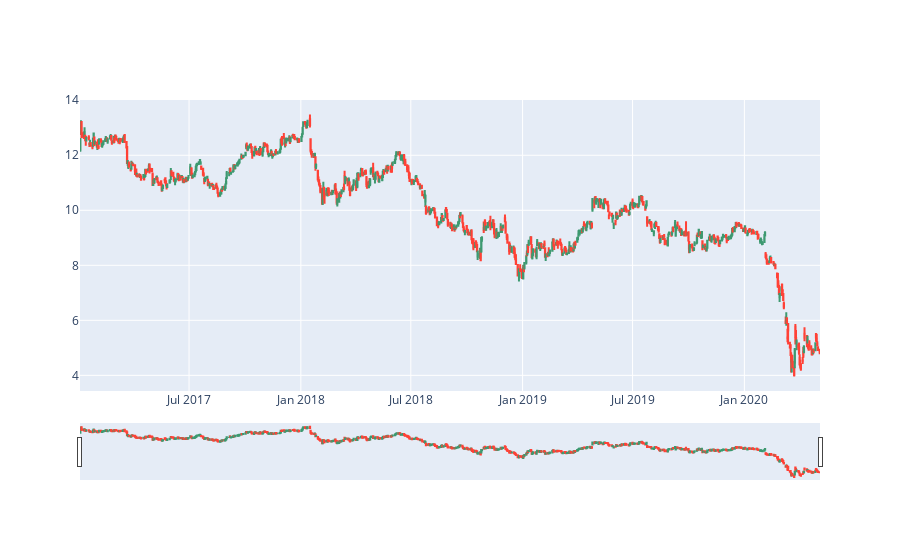

Notebook source saved alongside this figure:
### Code cell
import chart_studio.plotly as py
import plotly.graph_objs as go
from plotly.offline import init_notebook_mode, plot, iplot
init_notebook_mode(connected=True)
trace = go.Candlestick(x=d.index,
                open=d['Open'],
                high=d['High'],
                low=d['Low'],
                close=d['Close'])
data = [trace]
iplot(data, filename='simple_candlestick')

### Figure 1 — Plotly figure (JSON) as saved in the notebook; plotly's stock layout.template omitted (floating-point values rounded to 4 significant figures; data arrays with more than 128 entries replaced by an {"elided": "..."} marker saying what was removed)
{"data": [{"close": {"elided": "839 float values"}, "high": {"elided": "839 float values"}, "low": {"elided": "839 float values"}, "open": {"elided": "839 float values"}, "type": "candlestick", "x": {"elided": "839 str values"}}], "layout": {}}
